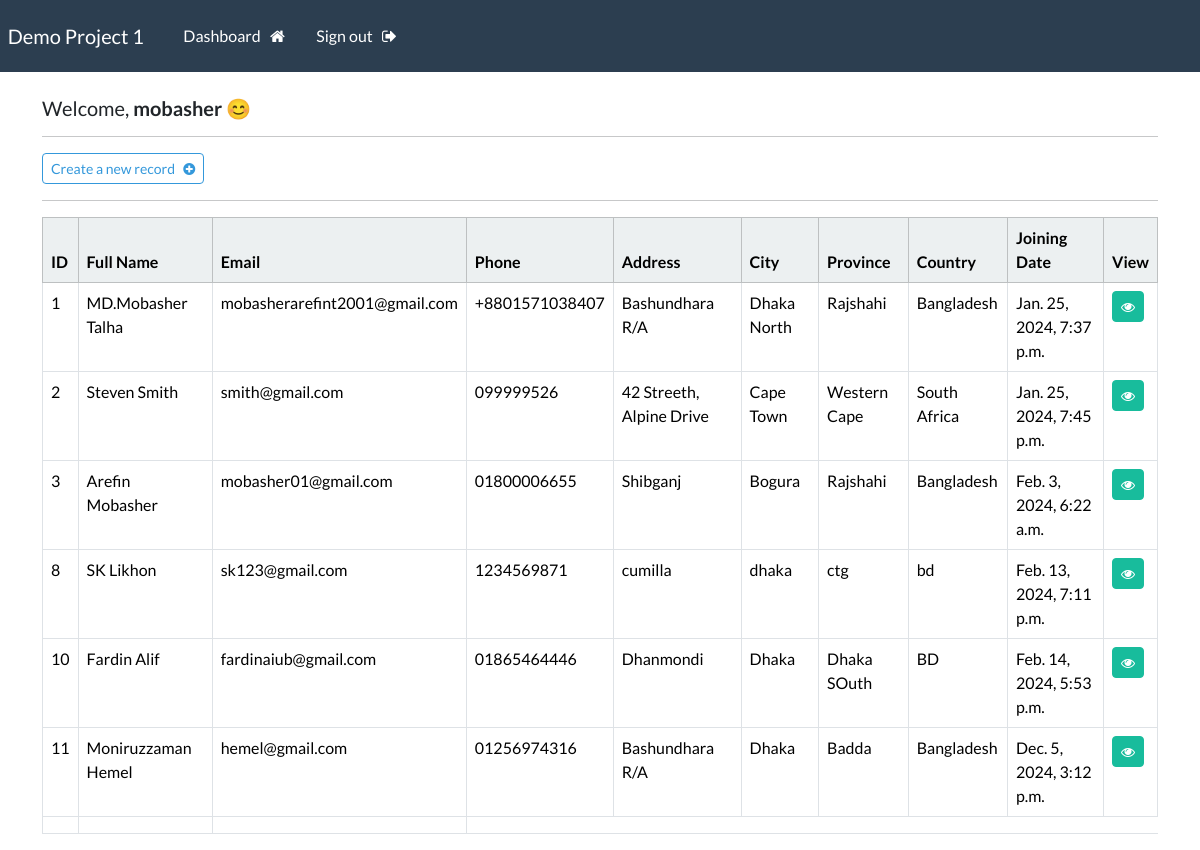
The page /dashboard (signed in) on the database its author committed.
### webapp/models.py (models this page shows, shortened)
class Record(models.Model):
    creation_date = models.DateTimeField(auto_now_add=True)
    first_name = models.CharField(max_length=100)
    last_name = models.CharField(max_length=100)
    email = models.CharField(max_length=255) #EmailField
    phone = models.CharField(max_length=20)
    address = models.CharField(max_length=300)
    city = models.CharField(max_length=250, blank=True)
    province = models.CharField(max_length=225)
    country = models.CharField(max_length=80)

### webapp/views.py (the view)
# urls.py: path('dashboard', views.dashboard, name='dashboard'),
@login_required(login_url='my-login')
def dashboard(request):
    my_records = Record.objects.all()
    context = {'records': my_records}
    return render(request, 'webapp/dashboard.html', context=context)

### webapp/templates/webapp/dashboard.html
{% extends "webapp/base.html" %}
{% block content %}
        <h5> Welcome, <b>{{user}} 😊</b> </h5>
        <hr>
        <a class="btn btn-outline-info btn-sm" href="{% url 'create-record' %}">
            Create a new record &nbsp; <i class="fa fa-plus-circle" aria-hidden="true"></i>
        </a>
        <hr>
        <table class="table table-hover table-bordered">
            <thead class="table-light">
                <tr>
                    <th scope="col"> ID </th>
                    <th scope="col"> Full Name </th>
                    <th scope="col"> Email </th>
                    <th scope="col"> Phone </th>
                    <th scope="col"> Address </th>
                    <th scope="col"> City </th>
                    <th scope="col"> Province </th>
                    <th scope="col"> Country </th>
                    <th scope="col"> Joining Date </th>
                    <th scope="col"> View </th>
                </tr>
            </thead>
            <tbody>
            {% if records %}
                {% for record in records %}
                <tr>
                    <td>{{record.id}}</td>
                    <td>{{record.first_name}}  {{record.last_name}}</td>
                    <td>{{record.email}}</td>
                    <td>{{record.phone}}</td>
                    <td>{{record.address}}</td>
                    <td>{{record.city}}</td>
                    <td>{{record.province}}</td>
                    <td>{{record.country}}</td>
                    <td>{{record.creation_date}}</td>
                    <td><a class="btn btn-success btn-sm" href="{% url 'record' record.id %}"><i class="fa fa-eye" aria-hidden="true"></i></a></td>
                </tr>
                {% endfor %}
            {% endif %}
                <tr>
                    <td scope="row"></td>
                    <td></td>
                    <td></td>
                </tr>
            </tbody>
        </table>
{% endblock  %}

### webapp/templates/webapp/base.html (shortened to what this page needs)
{% load static %}
{% load crispy_forms_tags %}
<!DOCTYPE html>
<html lang="en">
<head>
    <link rel="stylesheet" type="text/css" href="https://bootswatch.com/5/flatly/bootstrap.min.css">
    <link rel="stylesheet" type="text/css" href="{% static 'css/style.css' %}">
    <link rel="stylesheet" href="https://cdnjs.cloudflare.com/ajax/libs/font-awesome/4.7.0/css/font-awesome.min.css">
</head>
<body>
    {% include 'webapp/navbar.html' %}
    <div class="container">
        <br>
        {% block content %}
        {% endblock  %}
    </div>
</body>
</html>

### webapp/templates/webapp/navbar.html (shortened to what this page needs)
<nav class="navbar navbar-expand-lg navbar-dark bg-primary justify-content-center">
    <a class="navbar-brand main-heading" href="{% url '' %}">
      &nbsp; Demo Project 1
    </a>
      <div class="collapse navbar-collapse text-center" id="navbarNavDropdown">
        <ul class="navbar-nav mr-auto">
          {% if user.is_authenticated %}
            <li class="nav-item">
              <a class="nav-link" href="{% url 'dashboard' %}">Dashboard &nbsp; <i class="fa fa-home" aria-hidden="true"></i> </a>
            </li>
            <li class="nav-item">
              <a class="nav-link" href="{% url 'user-logout' %}">Sign out &nbsp; <i class="fa fa-sign-out" aria-hidden="true"></i> </a>
            </li>
        </ul>
        {% endif %}
      </div>
  </nav>

### rows shown on the page
Record: id "1", first_name "MD.Mobasher", last_name "Talha", email "mobasherarefint2001@gmail.com", phone "+8801571038407", address "Bashundhara R/A", city "Dhaka North", province "Rajshahi", country "Bangladesh", creation_date "Jan. 25, 2024, 7:37 p.m."
Record: id "2", first_name "Steven", last_name "Smith", email "smith@gmail.com", phone "099999526", address "42 Streeth, Alpine Drive", city "Cape Town", province "Western Cape", country "South Africa", creation_date "Jan. 25, 2024, 7:45 p.m."
Record: id "3", first_name "Arefin", last_name "Mobasher", email "mobasher01@gmail.com", phone "01800006655", address "Shibganj", city "Bogura", province "Rajshahi", country "Bangladesh", creation_date "Feb. 3, 2024, 6:22 a.m."
Record: id "8", first_name "SK", last_name "Likhon", email "sk123@gmail.com", phone "1234569871", address "cumilla", city "dhaka", province "ctg", country "bd", creation_date "Feb. 13, 2024, 7:11 p.m."
Record: id "10", first_name "Fardin", last_name "Alif", email "fardinaiub@gmail.com", phone "01865464446", address "Dhanmondi", city "Dhaka", province "Dhaka SOuth", country "BD", creation_date "Feb. 14, 2024, 5:53 p.m."
Record: id "11", first_name "Moniruzzaman", last_name "Hemel", email "hemel@gmail.com", phone "01256974316", address "Bashundhara R/A", city "Dhaka", province "Badda", country "Bangladesh", creation_date "Dec. 5, 2024, 3:12 p.m."

### other values the page prints
{{ user }} "mobasher"
